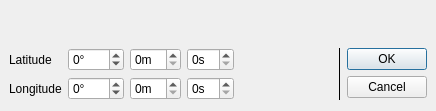
<?xml version="1.0" encoding="UTF-8"?>
<ui version="4.0">
 <author>Ethan Chappel</author>
 <class>LocationDialog</class>
 <widget class="QDialog" name="LocationDialog">
  <property name="geometry">
   <rect>
    <x>0</x>
    <y>0</y>
    <width>436</width>
    <height>111</height>
   </rect>
  </property>
  <property name="windowTitle">
   <string>Solar System Sequencer - Location</string>
  </property>
  <layout class="QVBoxLayout" name="verticalLayout">
   <property name="leftMargin">
    <number>0</number>
   </property>
   <property name="topMargin">
    <number>0</number>
   </property>
   <property name="rightMargin">
    <number>0</number>
   </property>
   <item>
    <widget class="QWidget" name="earth_proj" native="true"/>
   </item>
   <item>
    <layout class="QGridLayout" name="gridLayout_2">
     <property name="leftMargin">
      <number>9</number>
     </property>
     <property name="rightMargin">
      <number>9</number>
     </property>
     <item row="0" column="6" rowspan="2">
      <widget class="QDialogButtonBox" name="button_box">
       <property name="orientation">
        <enum>Qt::Vertical</enum>
       </property>
       <property name="standardButtons">
        <set>QDialogButtonBox::Cancel|QDialogButtonBox::Ok</set>
       </property>
      </widget>
     </item>
     <item row="1" column="0">
      <widget class="QLabel" name="long_label">
       <property name="text">
        <string>Longitude</string>
       </property>
      </widget>
     </item>
     <item row="0" column="0">
      <widget class="QLabel" name="lat_label">
       <property name="text">
        <string>Latitude</string>
       </property>
      </widget>
     </item>
     <item row="0" column="4" rowspan="2">
      <spacer name="horizontalSpacer_2">
       <property name="orientation">
        <enum>Qt::Horizontal</enum>
       </property>
       <property name="sizeHint" stdset="0">
        <size>
         <width>40</width>
         <height>20</height>
        </size>
       </property>
      </spacer>
     </item>
     <item row="0" column="5" rowspan="2">
      <widget class="Line" name="line">
       <property name="frameShadow">
        <enum>QFrame::Plain</enum>
       </property>
       <property name="orientation">
        <enum>Qt::Vertical</enum>
       </property>
      </widget>
     </item>
     <item row="1" column="2">
      <widget class="QSpinBox" name="long_m_spin">
       <property name="suffix">
        <string>m</string>
       </property>
       <property name="maximum">
        <number>59</number>
       </property>
      </widget>
     </item>
     <item row="0" column="2">
      <widget class="QSpinBox" name="lat_m_spin">
       <property name="suffix">
        <string>m</string>
       </property>
       <property name="maximum">
        <number>59</number>
       </property>
      </widget>
     </item>
     <item row="1" column="3">
      <widget class="QSpinBox" name="long_s_spin">
       <property name="suffix">
        <string>s</string>
       </property>
       <property name="maximum">
        <number>59</number>
       </property>
      </widget>
     </item>
     <item row="0" column="3">
      <widget class="QSpinBox" name="lat_s_spin">
       <property name="suffix">
        <string>s</string>
       </property>
       <property name="maximum">
        <number>59</number>
       </property>
      </widget>
     </item>
     <item row="0" column="1">
      <widget class="QSpinBox" name="lat_d_spin">
       <property name="suffix">
        <string>°</string>
       </property>
       <property name="minimum">
        <number>-90</number>
       </property>
       <property name="maximum">
        <number>90</number>
       </property>
      </widget>
     </item>
     <item row="1" column="1">
      <widget class="QSpinBox" name="long_d_spin">
       <property name="suffix">
        <string>°</string>
       </property>
       <property name="minimum">
        <number>-180</number>
       </property>
       <property name="maximum">
        <number>180</number>
       </property>
      </widget>
     </item>
    </layout>
   </item>
  </layout>
 </widget>
 <resources/>
 <connections>
  <connection>
   <sender>button_box</sender>
   <signal>accepted()</signal>
   <receiver>LocationDialog</receiver>
   <slot>accept()</slot>
   <hints>
    <hint type="sourcelabel">
     <x>248</x>
     <y>254</y>
    </hint>
    <hint type="destinationlabel">
     <x>157</x>
     <y>274</y>
    </hint>
   </hints>
  </connection>
  <connection>
   <sender>button_box</sender>
   <signal>rejected()</signal>
   <receiver>LocationDialog</receiver>
   <slot>reject()</slot>
   <hints>
    <hint type="sourcelabel">
     <x>316</x>
     <y>260</y>
    </hint>
    <hint type="destinationlabel">
     <x>286</x>
     <y>274</y>
    </hint>
   </hints>
  </connection>
 </connections>
</ui>
